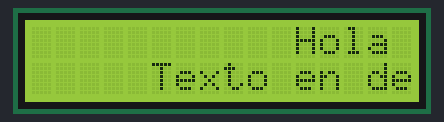
A sketch run on a simulated Arduino Uno, built with avr-gcc and run on an emulated ATmega328P. On the bench: 16×2 character LCD.

Above: at 0.1 s.
At 4.6 s:
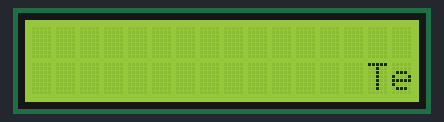
At 9.7 s:
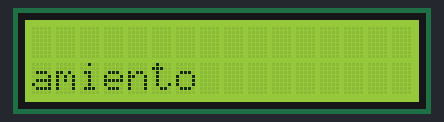
At 19.7 s:
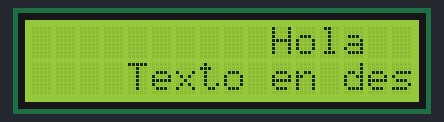
At 29.2 s:
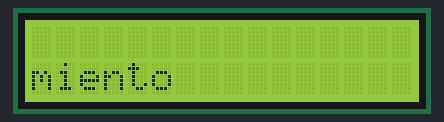
At 39.2 s:
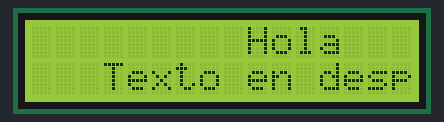

Measured:
- what the display in image 1 shows lasts 0.5 s, from 4.6 s to 5.1 s

The sketch:

sketch_lcd_texto_desplazado.ino
```cpp
//Deslazando texto en la pantalla lcd

#include <Wire.h>
#include <LiquidCrystal_I2C.h>

//Creo el objeto lcd
LiquidCrystal_I2C lcd(0x27, 16, 2);

void setup() {
  //Inicializamos el lcd
  lcd.init();

  //Encendemos el backlight
  lcd.backlight();

  //Escribimos el mensaje en una posición central
  lcd.setCursor(10, 0);
  lcd.print("Hola");
  lcd.setCursor(4, 1);
  lcd.print("Texto en desplazamiento");

}

void loop() {
  // Desplazamos una posición a la izquierda
  lcd.scrollDisplayRight();
  delay(500);

}
```
